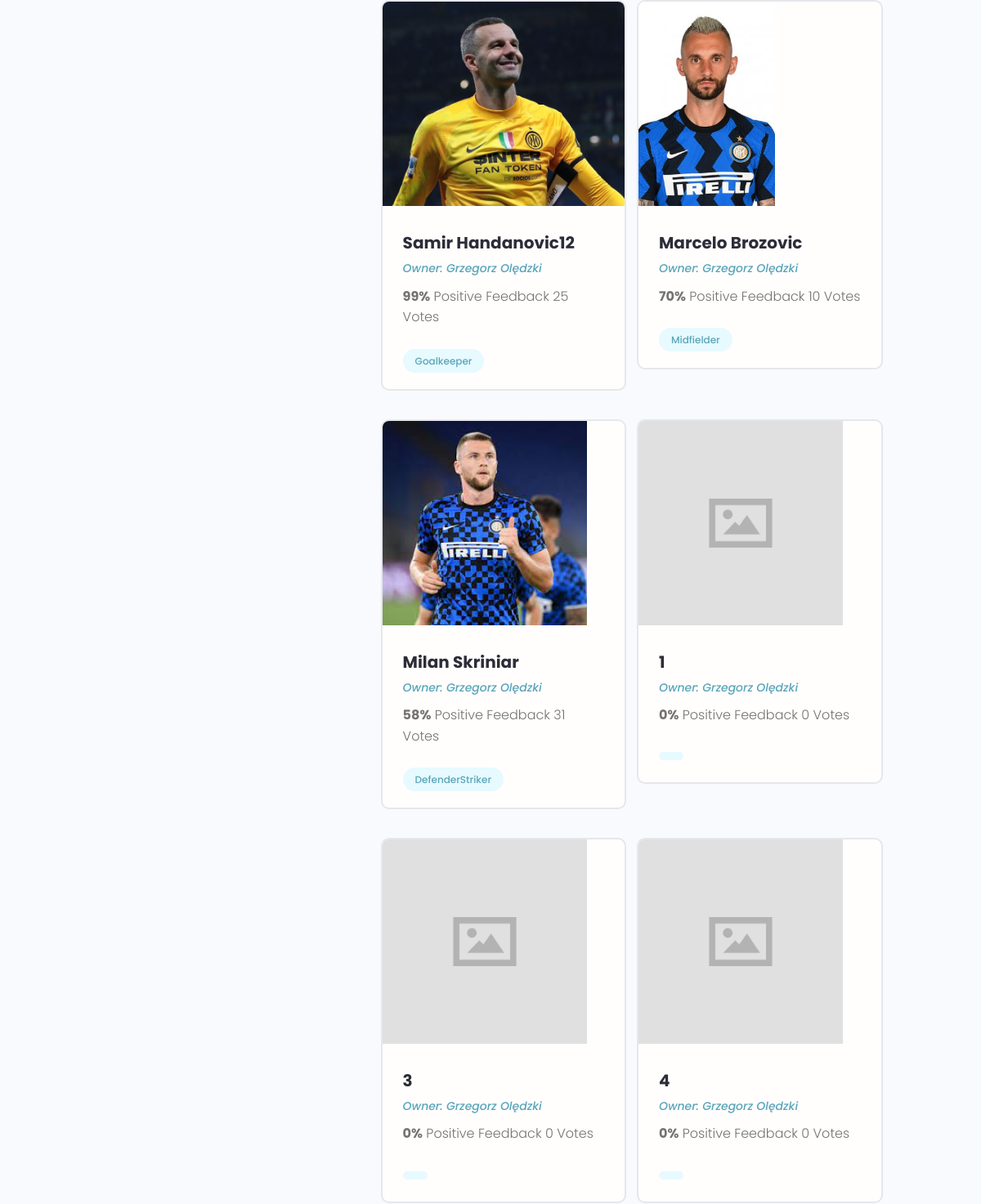
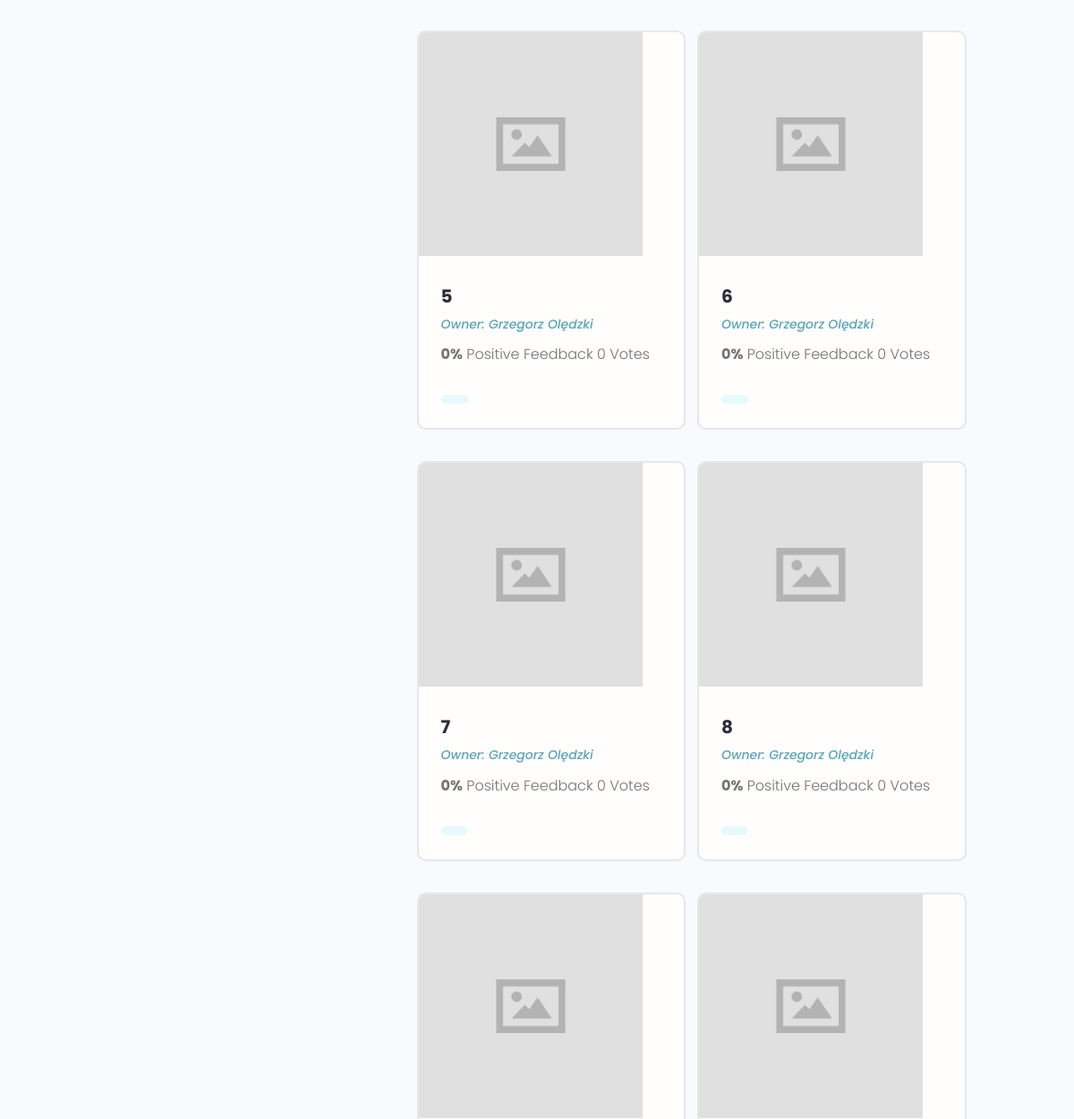
The page /profile/e049c642-f22a-4f7d-b5ae-56bd4b1b3650/ (middle part) on the database as committed earlier (2 pictures, top to bottom).
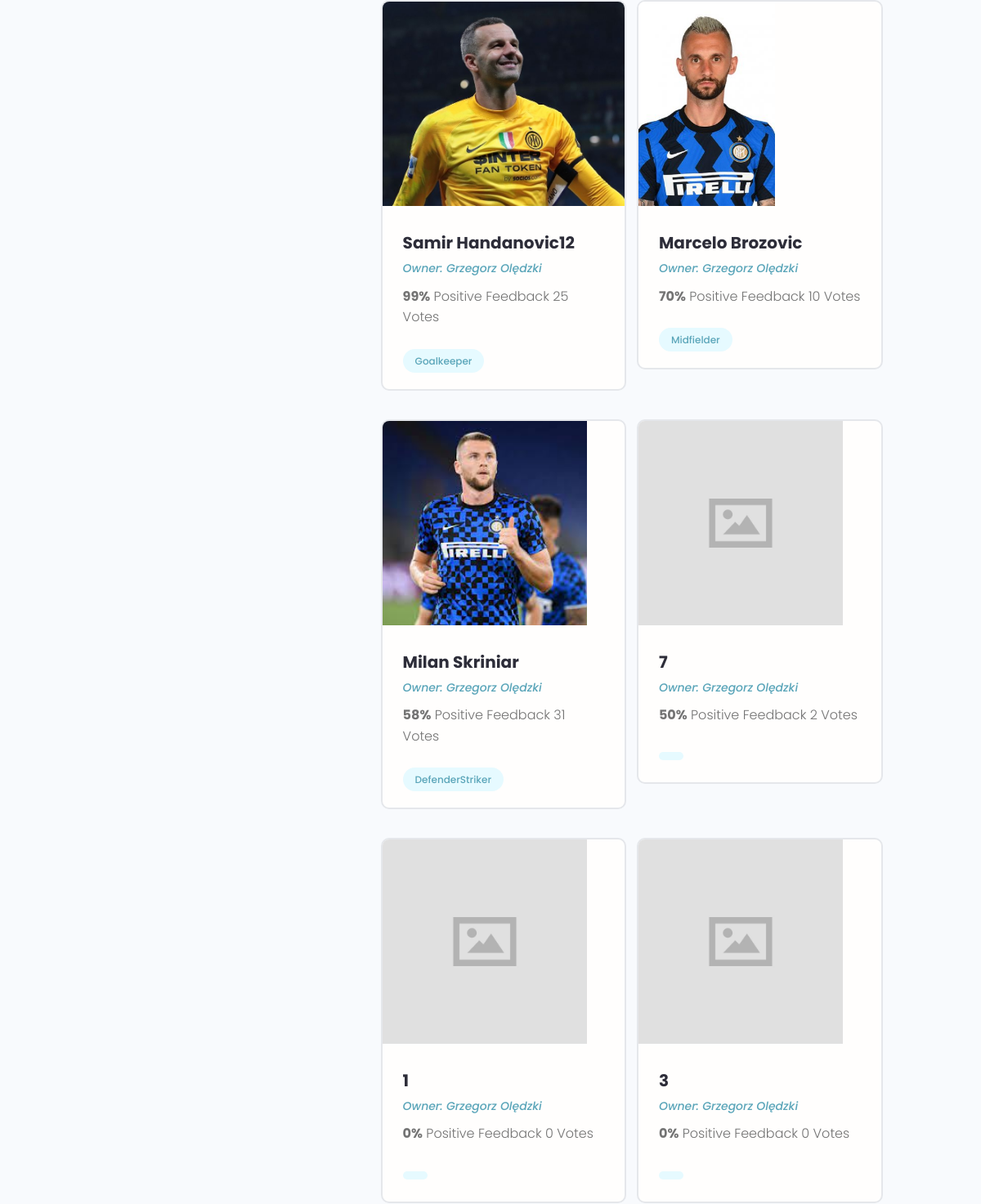
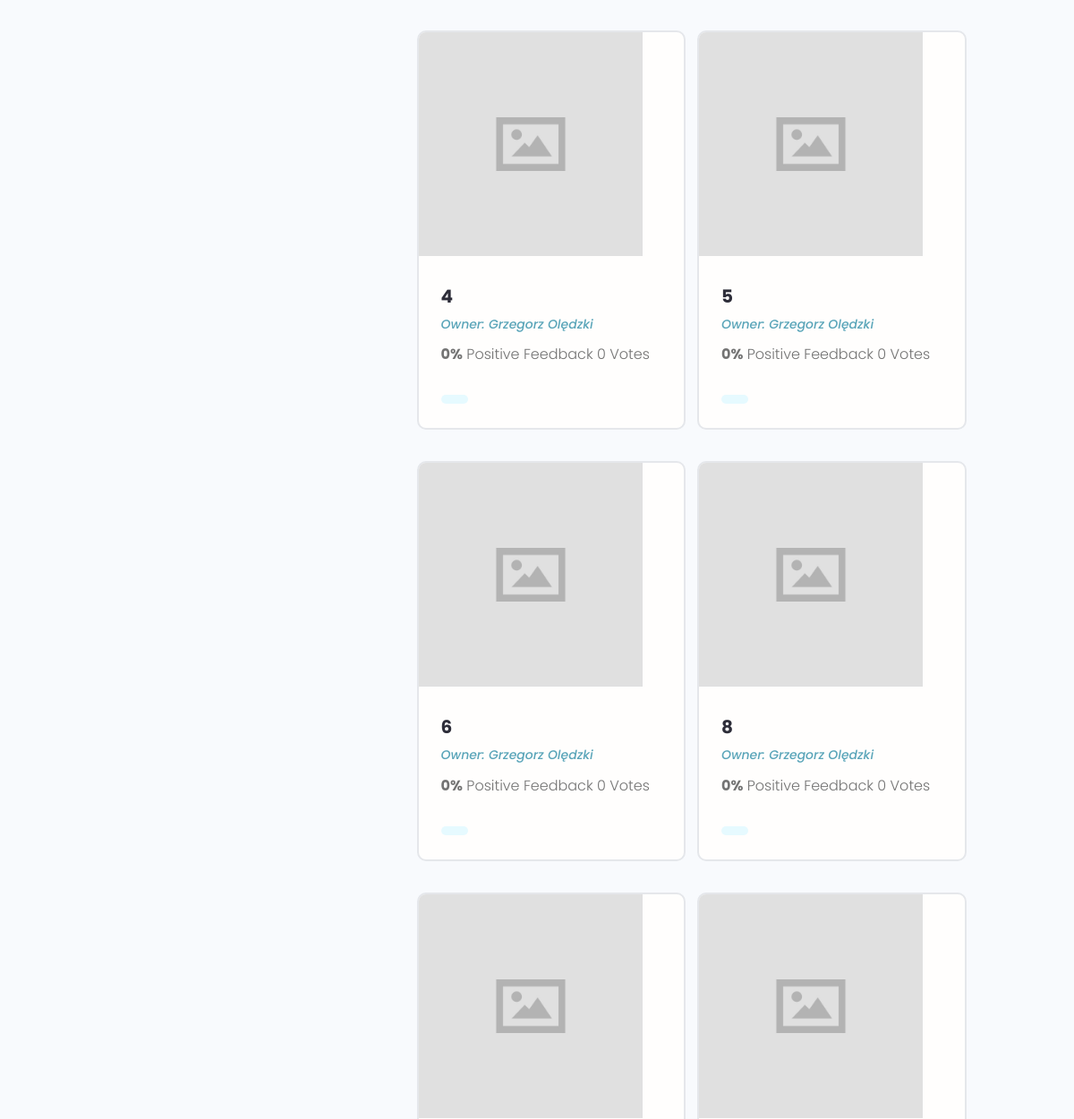
The same page on the database as committed later (2 pictures, top to bottom).
### first_project/models.py (models this page shows, shortened)
class Player(models.Model):
    owner = models.ForeignKey(Profile, null=True, blank=True, on_delete=models.SET_NULL)
    title = models.CharField(max_length=200)
    description = models.TextField(null=True, blank=True)
    featured_image = models.ImageField(null=True, blank=True, default="default.jpg")
    demo_link = models.CharField(max_length=2000, null=True, blank=True)
    source_link = models.CharField(max_length=2000, null=True, blank=True)
    tags = models.ManyToManyField("Tag", blank=True)
    vote_total = models.IntegerField(default=0, null=True, blank=True)
    vote_ratio = models.IntegerField(default=0, null=True, blank=True)
    created = models.DateTimeField(auto_now_add=True)
    id = models.UUIDField(
        default=uuid.uuid4, unique=True, primary_key=True, editable=False
    )
    class Meta:
        ordering = ["-vote_ratio", "-vote_total", "title"]

class Tag(models.Model):
    name = models.CharField(max_length=200)
    created = models.DateTimeField(auto_now_add=True)
    id = models.UUIDField(
        default=uuid.uuid4, unique=True, primary_key=True, editable=False
    )
    def __str__(self):
        return self.name

### users/models.py (models this page shows, shortened)
class Profile(models.Model):
    user = models.OneToOneField(User, on_delete=models.CASCADE, null=True, blank=True)
    name = models.CharField(max_length=100, blank=True, null=True)
    username = models.CharField(max_length=100, blank=True, null=True)
    location = models.CharField(max_length=100, blank=True, null=True)
    email = models.EmailField(max_length=100, blank=True, null=True)
    short_intro = models.CharField(max_length=250, blank=True, null=True)
    bio = models.TextField(blank=True, null=True)
    profile_image = models.ImageField(
        null=True,
        blank=True,
        upload_to="profile_images/",
        default="profile_images/user-default.png",
    )
    social_github = models.CharField(max_length=200, blank=True, null=True)
    social_twitter = models.CharField(max_length=200, blank=True, null=True)
    social_linkedin = models.CharField(max_length=200, blank=True, null=True)
    social_youtube = models.CharField(max_length=200, blank=True, null=True)
    social_website = models.CharField(max_length=200, blank=True, null=True)
    created = models.DateTimeField(auto_now_add=True)
    id = models.UUIDField(
        default=uuid.uuid4, unique=True, primary_key=True, editable=False
    )

### users/views.py (the view)
# urls.py: path("profile/<str:pk>/", views.user_profile, name="user-profile"),
def user_profile(request, pk):
    profile = Profile.objects.get(id=pk)
    top_skills = profile.skill_set.exclude(description__exact="")
    other_skills = profile.skill_set.filter(description="")
    context = {
        "profile": profile,
        "top_skills": top_skills,
        "other_skills": other_skills,
    }
    return render(request, "users/user-profile.html", context)

### users/models.py (called while the page is built)
    def __str__(self):
        return str(self.name)

### users/templates/users/user-profile.html (shortened to what this page needs)
{% extends 'main.html'%}
{% block content %}
  <main class="profile my-md">
    <div class="container">
      <div class="layout">
        <div class="column column--1of3">
        </div>
        <div class="column column--2of3">
          <div class="devInfo">
            <div class="grid grid--two">
              {% for player in profile.player_set.all %}
              <div class="column">
                <div class="card project">
                  <a href="{% url 'player' player.id %}" class="project">
                    <img class="project__thumbnail" src="{{player.featured_image.url}}" alt="project thumbnail" />
                    <div class="card__body">
                      <h3 class="project__title">{{player.title}}</h3>
                      <p><a class="project__author" href="{% url 'user-profile' player.owner.id %}">Owner: {{player.owner.name}}</a></p>
                      <p class="project--rating">
                        <span style="font-weight: bold;">{{player.vote_ratio}}%</span> Positive
                    Feedback {{ player.vote_total }} Vote{{player.vote_total|pluralize:"s"}}
                      </p>
                      <div class="project__tags">
                    <span class="tag tag--pill tag--main">
                     {% for tag in player.tags.all %}
                      <small>{{tag}}</small>
                      {% endfor %}
                    </span>
                  </div>
                    </div>
                  </a>
                </div>
              </div>
              {% endfor %}
            </div>
          </div>
        </div>
      </div>
    </div>
  </main>
{% endblock content %}

Rows that differ between the two databases and show on the page:
changed Player (number 4 of 12 on the later page): vote_ratio "0" → "50"; vote_total "0" → "2"; moves up the list
